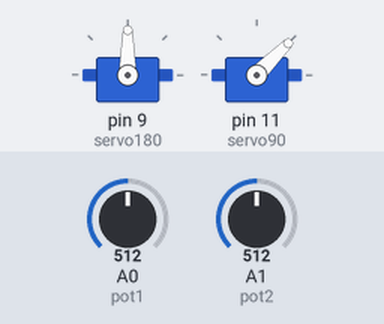
Bench run of a sketch on a simulated Arduino Uno, built with avr-gcc and run on an emulated ATmega328P. Parts: 2 × servo. The test bench sets the inputs (shaded band); at power-on: A0 (pot1) = 512, A1 (pot2) = 512.

Above: at 1.2 s.
1.3 s: A0 (pot1) set to 716
At 2.2 s:
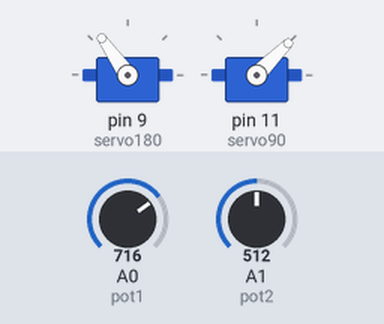
2.8 s: A1 (pot2) set to 716
At 3.7 s:
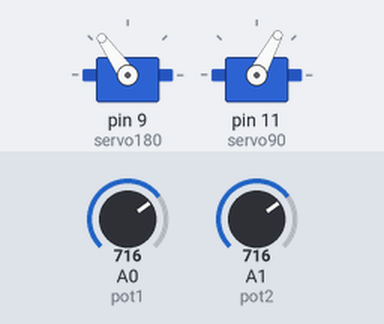
4.3 s: A0 (pot1) set to 900
At 5.1 s:
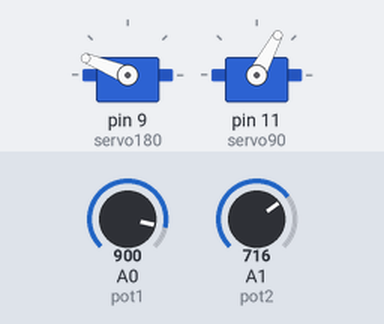
5.8 s: A1 (pot2) set to 511
At 6.6 s:
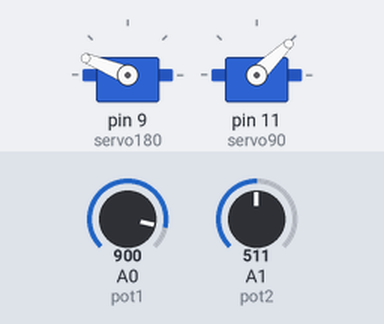
7.3 s: A0 (pot1) set to 1023
At 8.1 s:
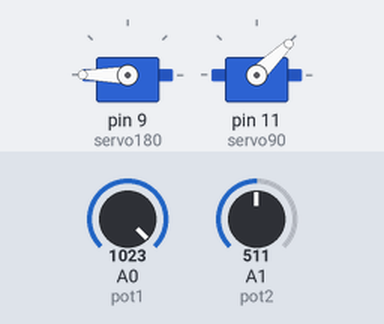
8.8 s: A1 (pot2) set to 306
At 9.5 s:
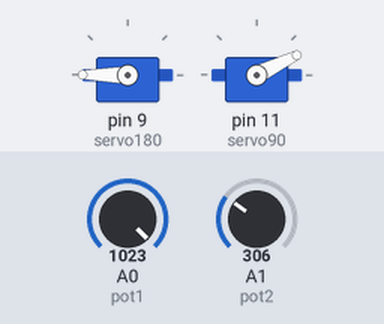
Timing chart, 0 to 11.3 s (numbered marks = the images above; inputs shaded):
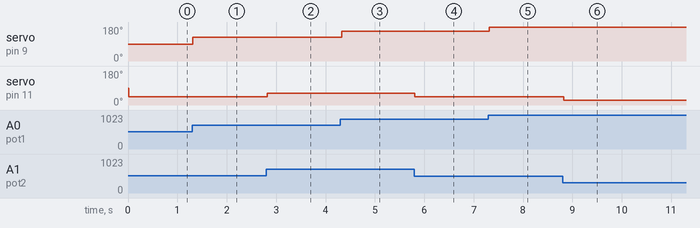

The sketch:

SERVO-2.ino
```cpp
#include <Servo.h>

Servo servo180;
Servo servo90;

const byte pot1 = A0;
const byte pot2 = A1;


int pot_deger1;
int pot_deger2;


void setup() {

Serial.begin(9600);
servo180.attach(9);
servo90.attach(11);

}


void loop() {
 pot_deger1 = analogRead(pot1);
 int yeni_deger1 = map(pot_deger1, 0, 1023, 0, 180);
 servo180.write(yeni_deger1);
 delay(15);


 pot_deger2 = analogRead(pot2);
 int yeni_deger2 = map(pot_deger2, 0, 1023, 0, 90);
 servo90.write(yeni_deger2);
 delay(15);
}
```

Measured:
- after the input at 1.3 s, servo on pin 9 (servo180): 90° → 125° at once
- after the input at 2.8 s, servo on pin 11 (servo90): 45° → 62° at once
- after the input at 4.3 s, servo on pin 9 (servo180): 125° → 158° at once
- after the input at 5.8 s, servo on pin 11 (servo90): 62° → 44° at once
- after the input at 7.3 s, servo on pin 9 (servo180): 158° → 180° at once
- after the input at 8.8 s, servo on pin 11 (servo90): 44° → 26° at once
